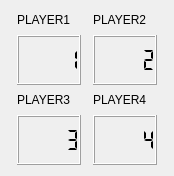
<?xml version="1.0" encoding="UTF-8"?>
<ui version="4.0">
 <class>TurnDialog</class>
 <widget class="QDialog" name="TurnDialog">
  <property name="geometry">
   <rect>
    <x>0</x>
    <y>0</y>
    <width>174</width>
    <height>176</height>
   </rect>
  </property>
  <property name="windowTitle">
   <string>Determining Turn Order</string>
  </property>
  <layout class="QVBoxLayout" name="verticalLayout_5">
   <item>
    <layout class="QGridLayout" name="gridLayout">
     <item row="0" column="0">
      <layout class="QVBoxLayout" name="verticalLayout">
       <item>
        <widget class="QLabel" name="player1Name">
         <property name="text">
          <string>PLAYER1</string>
         </property>
        </widget>
       </item>
       <item>
        <widget class="QLCDNumber" name="player1Num">
         <property name="sizePolicy">
          <sizepolicy hsizetype="Fixed" vsizetype="Fixed">
           <horstretch>0</horstretch>
           <verstretch>0</verstretch>
          </sizepolicy>
         </property>
         <property name="minimumSize">
          <size>
           <width>50</width>
           <height>50</height>
          </size>
         </property>
         <property name="frameShadow">
          <enum>QFrame::Raised</enum>
         </property>
         <property name="lineWidth">
          <number>1</number>
         </property>
         <property name="midLineWidth">
          <number>0</number>
         </property>
         <property name="smallDecimalPoint">
          <bool>false</bool>
         </property>
         <property name="segmentStyle">
          <enum>QLCDNumber::Flat</enum>
         </property>
         <property name="intValue" stdset="0">
          <number>1</number>
         </property>
        </widget>
       </item>
      </layout>
     </item>
     <item row="0" column="1">
      <layout class="QVBoxLayout" name="verticalLayout_2">
       <item>
        <widget class="QLabel" name="player2Name">
         <property name="text">
          <string>PLAYER2</string>
         </property>
        </widget>
       </item>
       <item>
        <widget class="QLCDNumber" name="player2Num">
         <property name="sizePolicy">
          <sizepolicy hsizetype="Fixed" vsizetype="Fixed">
           <horstretch>0</horstretch>
           <verstretch>0</verstretch>
          </sizepolicy>
         </property>
         <property name="minimumSize">
          <size>
           <width>50</width>
           <height>50</height>
          </size>
         </property>
         <property name="frameShadow">
          <enum>QFrame::Raised</enum>
         </property>
         <property name="lineWidth">
          <number>1</number>
         </property>
         <property name="midLineWidth">
          <number>0</number>
         </property>
         <property name="smallDecimalPoint">
          <bool>false</bool>
         </property>
         <property name="segmentStyle">
          <enum>QLCDNumber::Flat</enum>
         </property>
         <property name="intValue" stdset="0">
          <number>2</number>
         </property>
        </widget>
       </item>
      </layout>
     </item>
     <item row="1" column="0">
      <layout class="QVBoxLayout" name="verticalLayout_3">
       <item>
        <widget class="QLabel" name="player3Name">
         <property name="text">
          <string>PLAYER3</string>
         </property>
        </widget>
       </item>
       <item>
        <widget class="QLCDNumber" name="player3Num">
         <property name="sizePolicy">
          <sizepolicy hsizetype="Fixed" vsizetype="Fixed">
           <horstretch>0</horstretch>
           <verstretch>0</verstretch>
          </sizepolicy>
         </property>
         <property name="minimumSize">
          <size>
           <width>50</width>
           <height>50</height>
          </size>
         </property>
         <property name="frameShadow">
          <enum>QFrame::Raised</enum>
         </property>
         <property name="lineWidth">
          <number>1</number>
         </property>
         <property name="midLineWidth">
          <number>0</number>
         </property>
         <property name="smallDecimalPoint">
          <bool>false</bool>
         </property>
         <property name="segmentStyle">
          <enum>QLCDNumber::Flat</enum>
         </property>
         <property name="intValue" stdset="0">
          <number>3</number>
         </property>
        </widget>
       </item>
      </layout>
     </item>
     <item row="1" column="1">
      <layout class="QVBoxLayout" name="verticalLayout_4">
       <item>
        <widget class="QLabel" name="player4Name">
         <property name="text">
          <string>PLAYER4</string>
         </property>
        </widget>
       </item>
       <item>
        <widget class="QLCDNumber" name="player4Num">
         <property name="sizePolicy">
          <sizepolicy hsizetype="Fixed" vsizetype="Fixed">
           <horstretch>0</horstretch>
           <verstretch>0</verstretch>
          </sizepolicy>
         </property>
         <property name="minimumSize">
          <size>
           <width>50</width>
           <height>50</height>
          </size>
         </property>
         <property name="frameShadow">
          <enum>QFrame::Raised</enum>
         </property>
         <property name="lineWidth">
          <number>1</number>
         </property>
         <property name="midLineWidth">
          <number>0</number>
         </property>
         <property name="smallDecimalPoint">
          <bool>false</bool>
         </property>
         <property name="segmentStyle">
          <enum>QLCDNumber::Flat</enum>
         </property>
         <property name="intValue" stdset="0">
          <number>4</number>
         </property>
        </widget>
       </item>
      </layout>
     </item>
    </layout>
   </item>
  </layout>
 </widget>
 <resources/>
 <connections/>
</ui>
